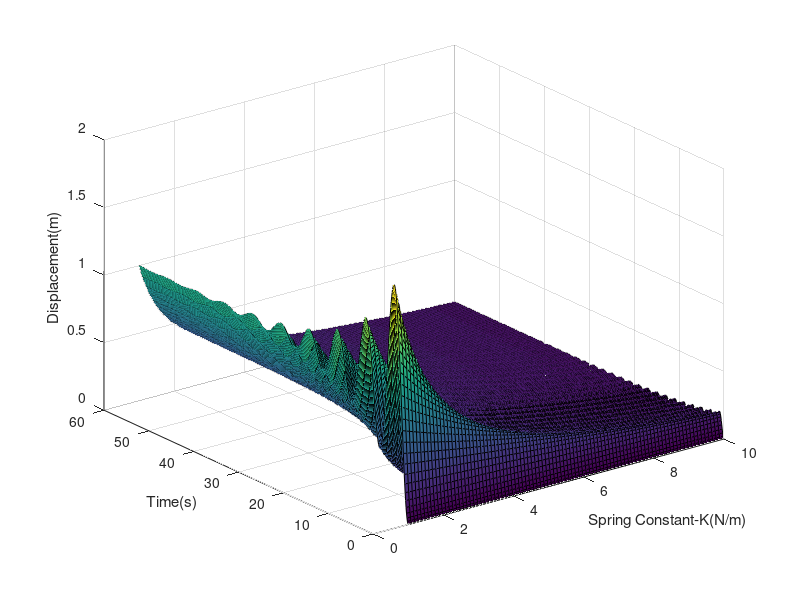

Reproduce this figure in MATLAB. (Note: this script raises an error after producing the figure.)
% Mass-spring-damper parameters starting with the values from
% ctms.engin.umich.edu state space model
m = 1; % Mass = 1.0 kg
%k = 1; % Spring constant = 1.0 N/m
b = 0.2; % Damping constant = 0.2 Ns/m
F = 1; % Input Force = 1.0 N



B = [0;1/m];
C = [1 0];
D = 0;
t = 0:0.1:60;
Z = zeros(601,91);
for k = 1:0.1:10
    i = int32((k-1)/0.1+1);
    A = [0,1;-k/m,-b/m];
    sys = ss(A,B,C,D);
    Z(:,i)= step(sys,t);
end 

[X,Y] = meshgrid(1:0.1:10,t);
fig = figure();
surf(X,Y,Z)
xlabel("Spring Constant-K(N/m)")
ylabel("Time(s)")
zlabel("Displacement(m)")
saveas(fig,"/home/jmadinn/ARM_Lab/Spring_Parameter_Plot.png")
save("/home/jmadinn/ARM_Lab/springParameters.mat","X","Y","Z")
